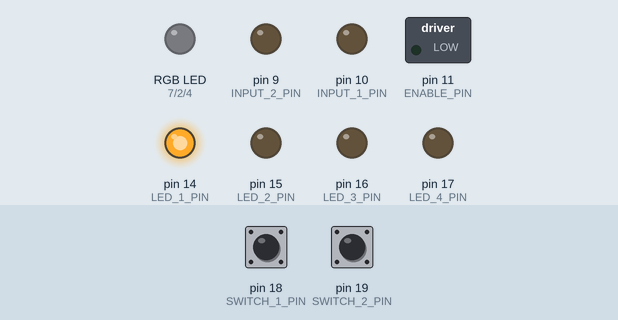
This program was run on a simulated Arduino Uno, built with avr-gcc and run on an emulated ATmega328P. Parts: switched loads named in the program (green lamp = pin HIGH), an RGB LED mixed from three pins (HIGH = lit), output pins drawn as LEDs (lit = HIGH). The test bench sets the inputs (shaded band); at power-on: pin 18 (SWITCH_1_PIN) HIGH, pin 19 (SWITCH_2_PIN) HIGH.

Above: at 1.2 s.
1.3 s: pin 18 (SWITCH_1_PIN) pulled LOW for 0.15 s
At 1.8 s:
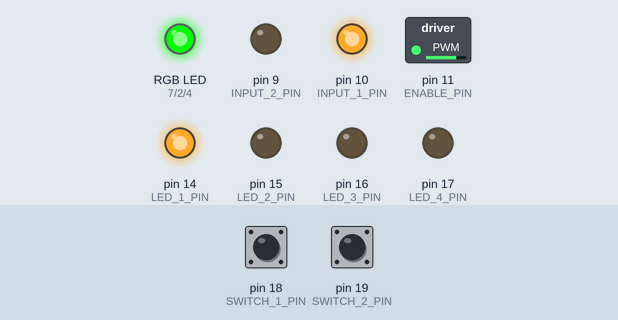
2.9 s: pin 19 (SWITCH_2_PIN) pulled LOW for 0.15 s
At 4.1 s:
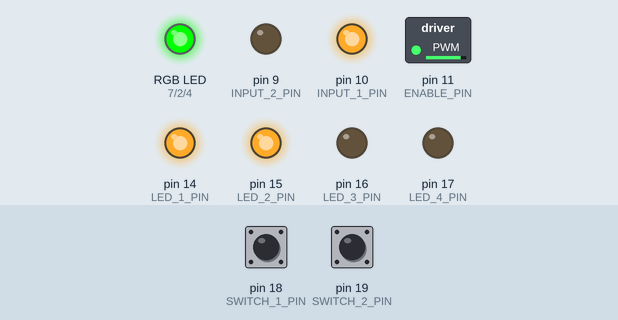
4.5 s: pin 18 (SWITCH_1_PIN) pulled LOW for 1 s
At 5.5 s:
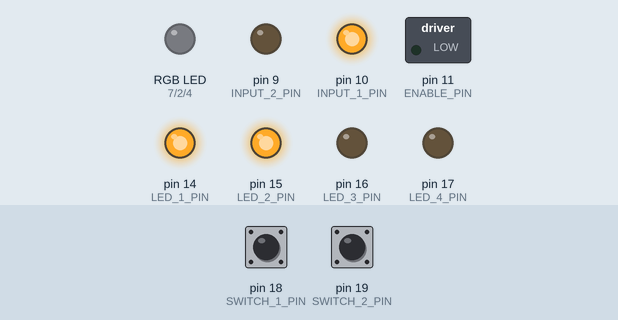
7.0 s: pin 19 (SWITCH_2_PIN) pulled LOW for 1 s
At 8.3 s:
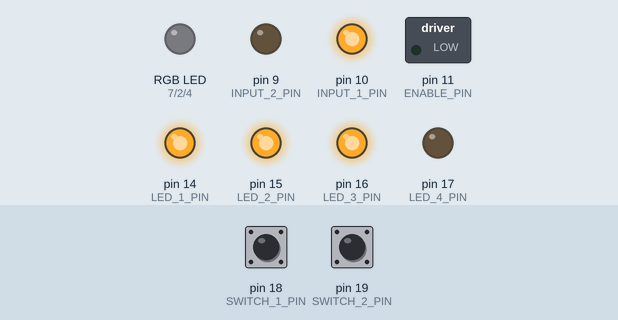
9.5 s: pin 18 (SWITCH_1_PIN) pulled LOW for 0.15 s
At 10.5 s:
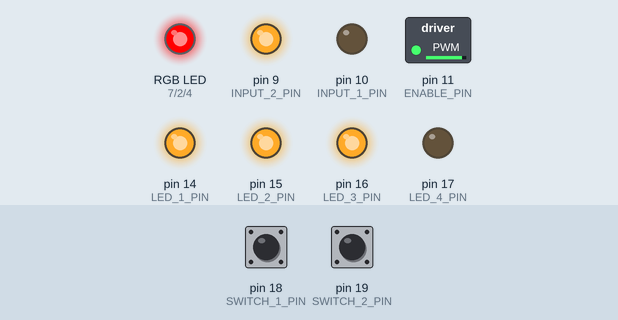
11.1 s: pin 19 (SWITCH_2_PIN) pulled LOW for 0.15 s
At 11.7 s:
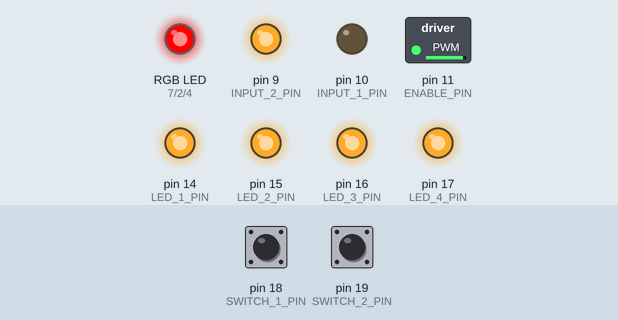
Timing chart, 0 to 13.7 s (numbered marks = the images above; inputs shaded):
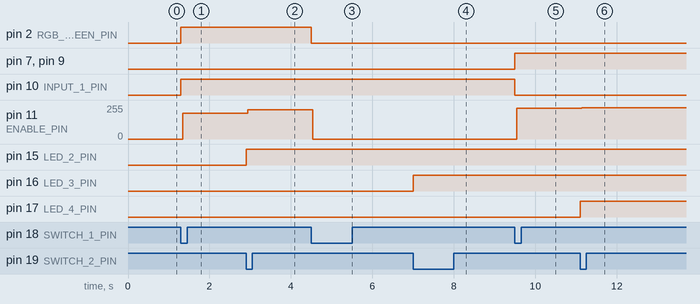

Measured:
- after the input at 1.3 s, pin 2 (RGB_GREEN_PIN), pin 10 (INPUT_1_PIN): LOW → HIGH at once; pin 11 (ENABLE_PIN): 0/255 → 193/255 at once
- after the input at 2.9 s, pin 11 (ENABLE_PIN): 193/255 → 219/255 at once; pin 15 (LED_2_PIN): LOW → HIGH at once
- after the input at 4.5 s, pin 2 (RGB_GREEN_PIN): HIGH → LOW at once; pin 11 (ENABLE_PIN): 219/255 → 0/255 at once
- after the input at 7.0 s, pin 16 (LED_3_PIN): LOW → HIGH at once
- after the input at 9.5 s, pin 7 (RGB_RED_PIN), pin 9 (INPUT_2_PIN): LOW → HIGH at once; pin 10 (INPUT_1_PIN): HIGH → LOW at once; pin 11 (ENABLE_PIN): 0/255 → 229/255 at once
- after the input at 11.1 s, pin 11 (ENABLE_PIN): 229/255 → 235/255 at once; pin 17 (LED_4_PIN): LOW → HIGH at once

The program:

main.cpp
```cpp
/**
 * @file main.cpp
 * @author Kevin Wing (wing5640@vandals.uidaho.edu)
 * @brief
 * @date 2023-10-29
 *
 * Assignment Info:
 * Design and construct a circuit on the Arduino Protoboard that does the following:
 *
 *     Switch 1 should act as a motor-direction switch in the sequence Fwd-Off-Rev-Off-Fwd-Off...
 *     The RGB LED should light up green when forward direction is enabled, red when reverse direction is enabled, and be off
 *     when the motor is off.
 *     Switch 2 should control the motor by varying the duty cycle of a PWM signal sent to the motor through the L293D motor
 *     controller. Each press should cycle through 25%-50%-75%-100% duty cycles then repeat.
 *     Construct a "bar graph" using a row of four yellow LEDs and appropriate current-limiting resistors that light up a line of
 *     LED's corresponding to the duty cycle selected.
 *     Submit your code file wit

 *
 *     You may use the Arduino functions millis() and/or micros(), but you may not use any other functions including delay(),
 *     digitalRead(), digitalWrite(), and analogWrite().
 *     Use appropriate values for current-limiting resistors for the LED's (see prior homework assignments) and pull-up (not pull-
 *     down) resistors for the switches (see Arduino and Vanduino schematics for reference).
 *     Use whatever I/O registers and bits that you like for this project, but access the bits directly via PORTx, DDRx, PINx, etc.
 *     Use a good switch debouncing algorithm when reading the switches.
 *     Your program will need to implement a PWM algorithm in software. You are not allowed to use the AVR on-chip timers,
 *     or the Arduino function analogWrite() that makes use of them.
 *     It is simplest to use the +5V signal from the Arduino card to provide power to the motor and L293D controller. However,
 *     some of the motors in some of the Arduino Starter Kits stall when driven at 5V. If this is the case, you may have to use a
 *     9V battery to drive the motor through the L293D as shown in APB project #10.
 *     Refer to Project #10 in APB for an example PWM motor control project. However, note that project #10 uses very
 *     primitive switch debouncing, makes uses of digitalRead(), digitalWrite(), and especially analogWrite(), which you are not
 *     allowed to use, and requires an external 9V battery (which you may or may not need).
 *     It will be easier if you remove the Vanduino shield from the Arduino board for this project.
 *     I recommend a 1mS sample time for switch debouncing, and a 4mS frame time for the PWM.
 *     Use “good” programming style with descriptive headers and useful comments.
 *     Note that your algorithm used in prior homework to multiplex a 7-segment LED is a good starting point to develop your
 *     motor PWM algorithm.
 *
 * Materials (from the Arduino Starter Kit)
 *
 *     1 L293D motor controller
 *     1 6-9V DC motor
 *     2 pushbutton switches,
 *     4 yellow LED's
 *     1 RGB tri-color LED
 *     Assorted current-limiting and pullup resistors as needed
 *
 * Pin Assignments:
 *     Switch 1: Port C, 4 (PC4)
 *     Switch 2: Port C, 5 (PC5)
 *
 *     LED 1 (Yellow): Port C, 0 (PC0)
 *     LED 2 (Yellow): Port C, 1 (PC1)
 *     LED 3 (Yellow): Port C, 2 (PC2)
 *     LED 4 (Yellow): Port C, 3 (PC3)
 *
 *     RGB LED (Red=Reverse, Green=Forward): PORTD[2, 4, 7]
 *         Red: Port D, 7 (PD7)
 *         Blue: Port D, 4 (PD4)
 *         Green: Port D, 2 (PD2)
 *
 *     H-Bridge (L293D):
 *         Enable 1,2: Port B, 3 (PB3) (PWM)
 *         Input 1: Port B, 0 (PB2)
 *         Input 2: Port B, 1 (PB1)
 *         Output 1: Port D, 5 (PD
 */
// #include <Arduino.h>
#include "debouncer.hpp"

// Types
typedef enum MotorDirection_t
{
    MOTOR_OFF,
    MOTOR_FORWARD,
    MOTOR_REVERSE,
} MotorDirection_t;

/**
 * @brief Motor speed settings
 *
 */
typedef enum MotorSpeed_t
{
    MOTOR_SPEED_25,
    MOTOR_SPEED_50,
    MOTOR_SPEED_75,
    MOTOR_SPEED_100,
} MotorSpeed_t;

/**
 * @brief Switch states
 *
 */
typedef enum SwitchState_t
{
    NONE_PRESSED,
    SWITCH_1_PRESSED,
    SWITCH_2_PRESSED,
} SwitchState_t;

// Constants
#define SWITCH_1_PIN PC4
#define SWITCH_2_PIN PC5
#define RGB_RED_PIN PD7
#define RGB_BLUE_PIN PD4
#define RGB_GREEN_PIN PD2
#define LED_1_PIN PC0
#define LED_2_PIN PC1
#define LED_3_PIN PC2
#define LED_4_PIN PC3
#define ENABLE_PIN PB3
#define INPUT_1_PIN PB2
#define INPUT_2_PIN PB1
#define MAX_DUTY_CYCLE 255

// Variables
MotorDirection_t motorDirection = MOTOR_OFF;
MotorDirection_t previousMotorDirection = MOTOR_OFF;
MotorSpeed_t motorSpeed = MOTOR_SPEED_25;

uint8_t dutyCycle = MAX_DUTY_CYCLE * 0.25; // default duty cycle is 25%

// Function Prototypes
void pwm(uint8_t duty);
void delayMicros(unsigned long delay);
void setMotorSpeed();
void setMotorDirection();
void setDutyCycle();

// Switch debouncers
Debouncer switch1;
Debouncer switch2;

void setup()
{
    switch1.begin(SWITCH_1_PIN); // initialize switch 1
    switch2.begin(SWITCH_2_PIN); // initialize switch 2

    // Set LED 1, 2, 3, 4 as outputs
    DDRC |= (1 << LED_1_PIN) | (1 << LED_2_PIN) | (1 << LED_3_PIN) | (1 << LED_4_PIN); // 0b00000001 | 0b00000010 | 0b00000100 | 0b00001000 = 0b00001111

    // Set RGB LED as outputs
    DDRD |= (1 << RGB_RED_PIN) | (1 << RGB_GREEN_PIN) | (1 << RGB_BLUE_PIN); // 0b00000100 | 0b00010000 | 0b10000000 = 0b10010100

    // Set H-Bridge as outputs
    DDRB |= (1 << ENABLE_PIN) | (1 << INPUT_1_PIN) | (1 << INPUT_2_PIN); // 0b00001000 | 0b00000010 | 0b00000001 = 0b00001011

    // Set initial state of LED 1, 2, 3, 4 to off
    PORTC &= ~((1 << LED_1_PIN) | (1 << LED_2_PIN) | (1 << LED_3_PIN) | (1 << LED_4_PIN)); // 0b00000001 | 0b00000010 | 0b00000100 | 0b00001000 = 0b00001111: ~0b00001111 = 0b11110000

    // Set initial state of RGB LED to off
    PORTD &= ~((1 << RGB_RED_PIN) | (1 << RGB_GREEN_PIN) | (1 << RGB_BLUE_PIN)); // 0b00000100 | 0b00010000 | 0b10000000 = 0b10010100: ~0b10010100 = 0b01101011

    // set initial state of motor to off
    PORTB &= ~(1 << ENABLE_PIN); // 0b00001000

    // set initial motor direction to off
    PORTD &= ~((1 << RGB_RED_PIN) | (1 << RGB_GREEN_PIN) | (1 << RGB_BLUE_PIN)); // 0b00000100 | 0b00010000 | 0b10000000 = 0b10010100: ~0b10010100 = 0b01101011

    // set initial state of LED 1 to on
    PORTC |= (1 << LED_1_PIN); // 0b00000001 = 0b00000001
}

void loop()
{
    // switch 1: motor direction
    if (switch1.debounce())
    {
        // motor direction: forward -> off -> reverse -> off -> forward -> off
        setMotorDirection();
    }

    // switch 2: motor speed
    if (switch2.debounce())
    {
        // motor speed: 25% -> 50% -> 75% -> 100%
        setMotorSpeed();
    }

    // PWM
    switch (motorDirection)
    {
    case MOTOR_FORWARD: // intentional fall-through
    case MOTOR_REVERSE:
        PORTB |= (1 << ENABLE_PIN);
        delayMicros(dutyCycle);
        PORTB &= ~(1 << ENABLE_PIN);
        break;
    case MOTOR_OFF:
        PORTB &= ~(1 << ENABLE_PIN);
        break;
    default:
        break;
    }
}

/**
 * @brief custom delay function in microseconds
 *
 * @param delay
 */
void delayMicros(unsigned long delay)
{
    volatile unsigned long start = micros();
    while (micros() - start < delay)
    {
        // do nothing
    }
}

/**
 * @brief Set the Motor Speed. This function cycles through the motor speed settings and sets the yellow LED's accordingly
 *
 */
void setMotorSpeed()
{
    switch (motorSpeed)
    {
    case MOTOR_SPEED_25:
        motorSpeed = MOTOR_SPEED_50;
        // set LED 1,2 on and 3,4 off
        PORTC |= (1 << LED_1_PIN) | (1 << LED_2_PIN);
        PORTC &= ~((1 << LED_3_PIN) | (1 << LED_4_PIN));
        break;

    case MOTOR_SPEED_50:
        motorSpeed = MOTOR_SPEED_75;
        // set LED 1, 2, 3 on and 4 off
        PORTC |= (1 << LED_1_PIN) | (1 << LED_2_PIN) | (1 << LED_3_PIN);
        PORTC &= ~(1 << LED_4_PIN);
        break;

    case MOTOR_SPEED_75:
        motorSpeed = MOTOR_SPEED_100;
        // set LED 1, 2, 3, 4 on
        PORTC |= (1 << LED_1_PIN) | (1 << LED_2_PIN) | (1 << LED_3_PIN) | (1 << LED_4_PIN);
        break;

    case MOTOR_SPEED_100:
        motorSpeed = MOTOR_SPEED_25;
        // set LED 1 on and 2, 3, 4 off
        PORTC |= (1 << LED_1_PIN);
        PORTC &= ~((1 << LED_2_PIN) | (1 << LED_3_PIN) | (1 << LED_4_PIN));
        break;

    default:
        break;
    }

    setDutyCycle(); // call function to set duty cycle
}

/**
 * @brief Set the Motor Direction. This function cycles through the motor direction settings and sets the RGB LED accordingly
 *
 */
void setMotorDirection()
{
    switch (motorDirection)
    {
    case MOTOR_OFF:
        if (previousMotorDirection == MOTOR_FORWARD)
        {
            motorDirection = MOTOR_REVERSE;
            // set pins to reverse
            PORTD |= (1 << RGB_RED_PIN);
            PORTD &= ~((1 << RGB_GREEN_PIN) | (1 << RGB_BLUE_PIN));
            PORTB |= (1 << INPUT_2_PIN);
            PORTB &= ~(1 << INPUT_1_PIN);
        }
        else
        {
            motorDirection = MOTOR_FORWARD;
            // set pins to forward
            PORTD |= (1 << RGB_GREEN_PIN);
            PORTD &= ~((1 << RGB_RED_PIN) | (1 << RGB_BLUE_PIN));
            PORTB |= (1 << INPUT_1_PIN);
            PORTB &= ~(1 << INPUT_2_PIN);
        }
        previousMotorDirection = motorDirection;
        break;

    case MOTOR_FORWARD:
    case MOTOR_REVERSE:
        previousMotorDirection = motorDirection;
        motorDirection = MOTOR_OFF;
        // set RGB off
        PORTD &= ~((1 << RGB_RED_PIN) | (1 << RGB_GREEN_PIN) | (1 << RGB_BLUE_PIN));
        break;

    default:
        break;
    }
}

/**
 * @brief Set the Duty Cycle. This function sets the duty cycle based on the motor speed setting
 *
 */
void setDutyCycle()
{
    switch (motorSpeed)
    {
    case MOTOR_SPEED_25:
        dutyCycle = MAX_DUTY_CYCLE * 0.25;
        break;

    case MOTOR_SPEED_50:
        dutyCycle = MAX_DUTY_CYCLE * 0.50;
        break;

    case MOTOR_SPEED_75:
        dutyCycle = MAX_DUTY_CYCLE * 0.75;
        break;

    case MOTOR_SPEED_100:
        dutyCycle = MAX_DUTY_CYCLE;
        break;

    default:
        break;
    }
}
```

debouncer.hpp
```cpp
#ifndef DEBOUNCER_HPP
#define DEBOUNCER_HPP

#include <Arduino.h>

using TickType = unsigned long;

const TickType debounceDelay = 1000; // the debounce time

/**
 * @brief Class for debouncing a digital input
 *
 */
class Debouncer {
    private:
        uint8_t btnPin; // pin number of button
        uint8_t state; // current state of button
        uint8_t lastState; // previous state of button
        TickType lastDebounceTime; // last time button state changed

    public:
        /**
         * @brief perform some setup
         *
         */
        void begin(uint8_t btn)
        {
            btnPin = btn;
            state = HIGH;
            lastState = HIGH;
            // set pin to input
            DDRC &= ~(1 << btnPin);
        }

        /**
         * @brief debounce switch input signal and return true if pressed
         *
         * @return true
         * @return false
         */
        bool debounce()
        {
            uint8_t tempState = PINC & (1 << btnPin); // read input pin

            if (tempState != lastState)
            {
                lastDebounceTime = micros();
            }

            if ((micros() - lastDebounceTime) > debounceDelay)
            {
                if (tempState != state)
                {
                    state = tempState;
                    if (state == LOW)
                    {
                        return true;
                    }
                }
            }

            lastState = tempState;

            return false;
        }
};

#endif // DEBOUNCER_HPP
```
